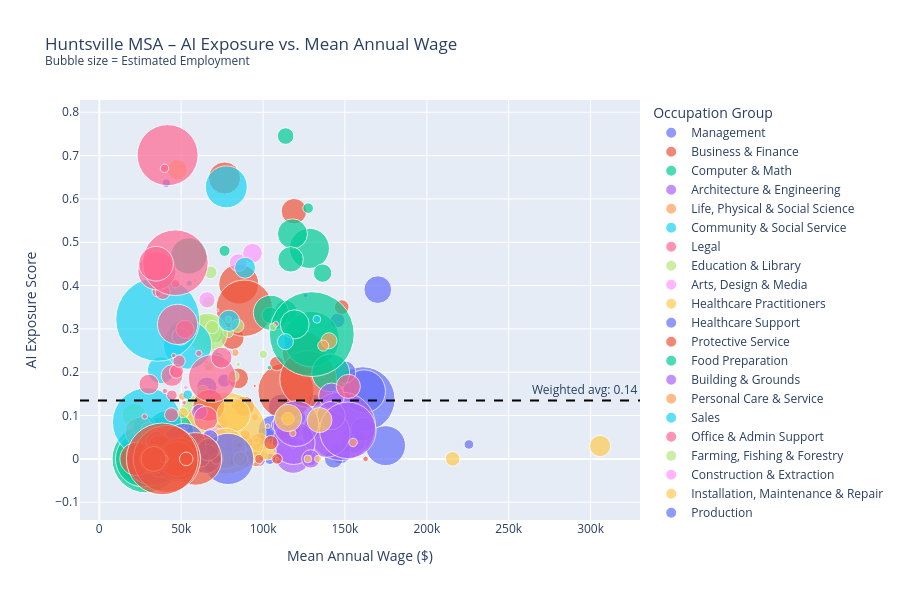

Notebook source saved alongside this figure:
### Markdown cell above
## 5. Visualisation A – Bubble chart: employment vs. exposure by occupation

### Code cell
fig = px.scatter(
    df,
    x='Mean Annual',
    y='observed_exposure',
    size='Estimated Employment',
    color='Occupation Group',
    hover_name='Occupational Title',
    hover_data={
        'SOC': True,
        'Estimated Employment': ':,',
        'observed_exposure': ':.3f',
        'Mean Annual': ':$,.0f',
    },
    size_max=60,
    title='Huntsville MSA – AI Exposure vs. Mean Annual Wage<br><sup>Bubble size = Estimated Employment</sup>',
    labels={
        'Mean Annual': 'Mean Annual Wage ($)',
        'observed_exposure': 'AI Exposure Score',
    },
)

fig.add_hline(
    y=weighted_exposure,
    line_dash='dash',
    line_color='black',
    annotation_text=f'Weighted avg: {weighted_exposure:.2f}',
    annotation_position='top right',
)

fig.update_layout(height=600, legend_title_text='Occupation Group')
fig.show()
